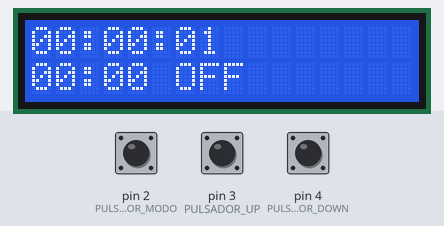
Simulated run of this sketch. Board: Arduino Uno, built with avr-gcc and run on an emulated ATmega328P. Parts: 16×2 character LCD. The test bench sets the inputs (shaded band); at power-on: pin 2 (PULSADOR_MODO) LOW, pin 3 (PULSADOR_UP) LOW, pin 4 (PULSADOR_DOWN) LOW.

Above: at 1.2 s.
1.3 s: pin 2 (PULSADOR_MODO) pulled HIGH for 0.15 s
At 2.8 s:
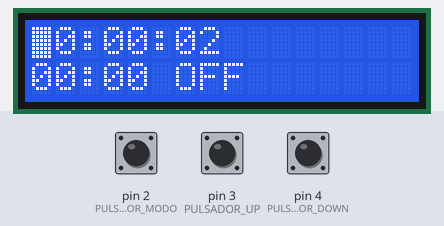
3.5 s: pin 3 (PULSADOR_UP) pulled HIGH for 0.15 s
At 4.8 s:
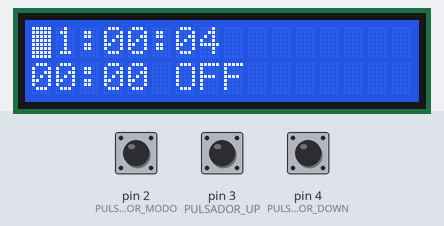
5.5 s: pin 4 (PULSADOR_DOWN) pulled HIGH for 0.15 s
At 6.4 s:
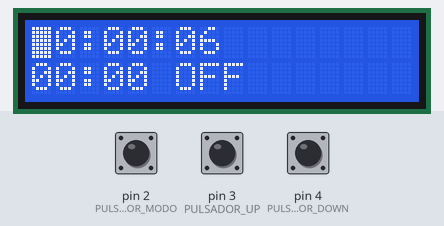
7.5 s: pin 2 (PULSADOR_MODO) pulled HIGH for 1 s
At 9.8 s:
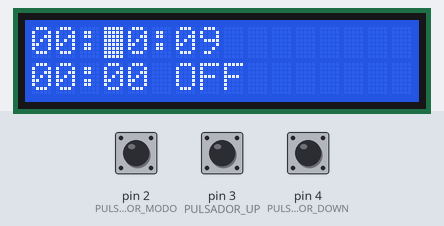
10.0 s: pin 3 (PULSADOR_UP) pulled HIGH for 1 s
At 12.4 s:
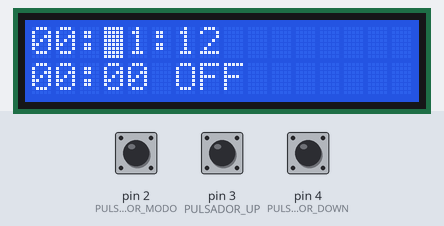
12.5 s: pin 4 (PULSADOR_DOWN) pulled HIGH for 1 s
At 14.8 s:
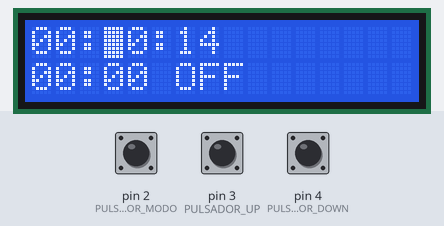
Timing chart, 0 to 16.3 s (numbered marks = the images above; inputs shaded):
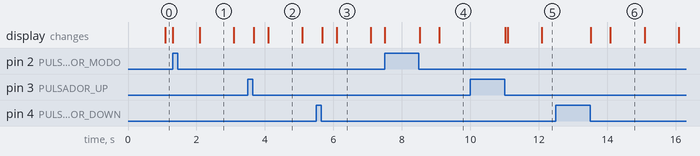

The sketch:

RelojDespertador_parte3.ino
```cpp
#include <TimerOne.h>
#include <LiquidCrystal_I2C.h>
#include <Wire.h>


LiquidCrystal_I2C lcd (0x27, 16, 2);
const int PULSADOR_MODO = 2;
const int PULSADOR_UP = 3;
const int PULSADOR_DOWN = 4;

int horas=0;
int minutos=0;
volatile int segundos=0;
volatile boolean actualizar=true;

int horas_alarma=0;
int minutos_alarma=0;
boolean alarmaOn=false;

char texto[10];
int modo = 0;
const int N=6;


void setup(){
  Wire.begin();
  lcd.begin(16,2);
  lcd.clear();
  lcd.backlight();

  pinMode(PULSADOR_MODO, INPUT);
  pinMode(PULSADOR_UP, INPUT);
  pinMode(PULSADOR_DOWN, INPUT);

  Timer1.initialize(1000000);
  Timer1.attachInterrupt(manejadoraTimer);
}

void manejadoraTimer(){
    segundos++;
    actualizar=true;
}

void actualizarReloj(){
  minutos += segundos / 60;
  segundos = segundos % 60;

  horas += minutos / 60;
  minutos = minutos % 60;

  horas = horas % 24;
}


void incrementarHoras(){
  horas ++;
  horas = horas % 24;
  actualizar=true;
}

void decrementarHoras(){
  horas --;
  if(horas<0){
    horas = 23;
  }
  actualizar=true;
}

void incrementarHorasAlarma(){
  horas_alarma++;
  horas_alarma = horas_alarma % 24;
  actualizar=true;
}

void decrementarHorasAlarma(){
  horas_alarma--;
  if(horas_alarma<0){
    horas_alarma = 23;
  }
  actualizar=true;
}


void incrementarMinutosAlarma(){
  minutos_alarma ++;
  minutos_alarma = minutos_alarma % 60;
  actualizar=true;
}

void decrementarMinutosAlarma(){
  minutos_alarma --;
  if(minutos_alarma<0){
    minutos_alarma = 59;
  }
  actualizar=true;
}

void incrementarMinutos(){
  minutos ++;
  minutos = minutos % 60;
  actualizar=true;
}

void decrementarMinutos(){
  minutos --;
  if(minutos<0){
    minutos = 59;
  }
  actualizar=true;
}

void fijarCursorModo(){
  switch(modo){
    case 0:
      lcd.noBlink();
    break;
    case 1:
      lcd.setCursor(0, 0);
      lcd.blink();
    break;
    case 2:
      lcd.setCursor(3, 0);
      lcd.blink();
    break;
    case 3:
      lcd.setCursor(0, 1);
      lcd.blink();
    break;
    case 4:
      lcd.setCursor(3, 1);
      lcd.blink();
    break;
    case 5:
      lcd.setCursor(6, 1);
      lcd.blink();
    break;
  }
}

void loop(){

  if(digitalRead(PULSADOR_MODO)==HIGH){
    modo++;
    modo = modo % N;
    fijarCursorModo();
    while(digitalRead(PULSADOR_MODO)==HIGH);
  }

  switch(modo){
    //RELOJ
    case 1:
      if(digitalRead(PULSADOR_UP)==HIGH){
        incrementarHoras();
        while(digitalRead(PULSADOR_UP)==HIGH);
      }
      if(digitalRead(PULSADOR_DOWN)==HIGH){
        decrementarHoras();
        while(digitalRead(PULSADOR_DOWN)==HIGH);
      }
    break;
    case 2:
    if(digitalRead(PULSADOR_UP)==HIGH){
        incrementarMinutos();
        while(digitalRead(PULSADOR_UP)==HIGH);
      }
      if(digitalRead(PULSADOR_DOWN)==HIGH){
        decrementarMinutos();
        while(digitalRead(PULSADOR_DOWN)==HIGH);
      }
    break;
    //ALARMA
    case 3:
      if(digitalRead(PULSADOR_UP)==HIGH){
        incrementarHorasAlarma();
        while(digitalRead(PULSADOR_UP)==HIGH);
      }
      if(digitalRead(PULSADOR_DOWN)==HIGH){
        decrementarHorasAlarma();
        while(digitalRead(PULSADOR_DOWN)==HIGH);
      }
    break;
    case 4:
      if(digitalRead(PULSADOR_UP)==HIGH){
        incrementarMinutosAlarma();
        while(digitalRead(PULSADOR_UP)==HIGH);
      }
      if(digitalRead(PULSADOR_DOWN)==HIGH){
        decrementarMinutosAlarma();
        while(digitalRead(PULSADOR_DOWN)==HIGH);
      }
    break;
    case 5:

      if(digitalRead(PULSADOR_UP)==HIGH){
        alarmaOn=!alarmaOn;
        actualizar=true;
        while(digitalRead(PULSADOR_UP)==HIGH);
      }

      /*
      if(digitalRead(PULSADOR_UP)==HIGH){
        alarmaOn=true;
        actualizar=true;
        while(digitalRead(PULSADOR_UP)==HIGH);
      }
      if(digitalRead(PULSADOR_DOWN)==HIGH){
        alarmaOn=false;
        actualizar=true;
        while(digitalRead(PULSADOR_DOWN)==HIGH);
      }
      */
    break;
  }

  if(actualizar == true){
    actualizarReloj();
    lcd.clear();
    lcd.noBlink();
    //RELOJ
    lcd.setCursor(0,0);
    sprintf(texto, "%02d:%02d:%02d",horas,minutos, segundos);
    lcd.print(texto);
    //ALARMA
    lcd.setCursor(0,1);
    sprintf(texto, "%02d:%02d",horas_alarma,minutos_alarma);
    lcd.print(texto);

    if(alarmaOn ==true){
      lcd.print(" ON");
    }else{
      lcd.print(" OFF");
    }
    actualizar = false;
    fijarCursorModo();
  }

}
```

Measured:
- what the display in image 1 shows lasts 1.0 s, from 2.1 s to 3.1 s
